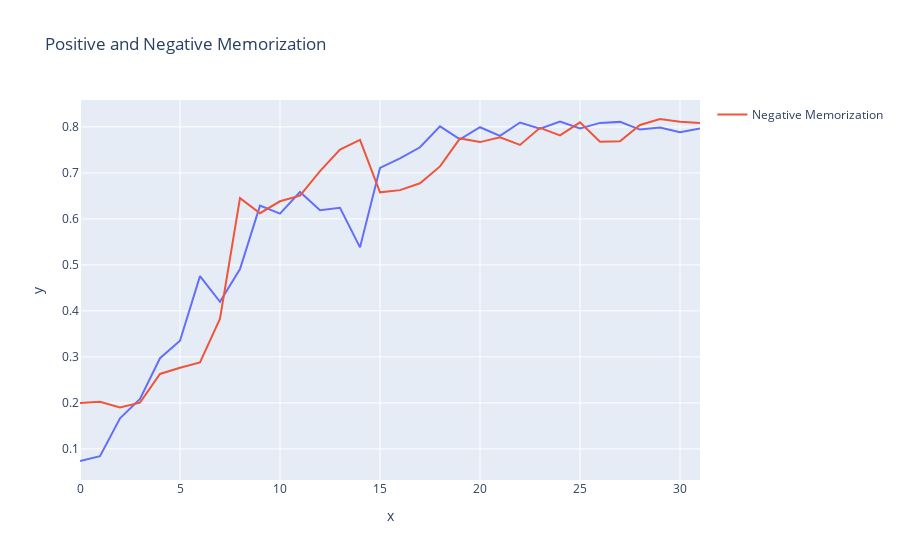

Notebook cell for this chart:
### Code cell
import plotly.express as px

fig = px.line(y=pos_levs, title="Positive and Negative Memorization")
fig.add_scatter(y=neg_levs, name="Negative Memorization")
fig.show()

### Figure 1 — Plotly figure (JSON) as saved in the notebook; plotly's stock layout.template omitted (floating-point values rounded to 4 significant figures)
{"data": [{"hovertemplate": "x=%{x}<br>y=%{y}<extra></extra>", "legendgroup": "", "line": {"color": "#636efa", "dash": "solid"}, "marker": {"symbol": "circle"}, "mode": "lines", "name": "", "orientation": "v", "showlegend": false, "type": "scatter", "x": [0, 1, 2, 3, 4, 5, 6, 7, 8, 9, 10, 11, 12, 13, 14, 15, 16, 17, 18, 19, 20, 21, 22, 23, 24, 25, 26, 27, 28, 29, 30, 31], "xaxis": "x", "y": [0.07372, 0.08435, 0.1663, 0.2086, 0.2971, 0.3351, 0.4757, 0.4198, 0.4908, 0.6288, 0.6115, 0.6584, 0.6188, 0.6241, 0.5381, 0.7108, 0.7315, 0.7557, 0.8012, 0.7728, 0.7992, 0.7804, 0.8095, 0.796, 0.8115, 0.7968, 0.8087, 0.8109, 0.7941, 0.7985, 0.7881, 0.7966], "yaxis": "y"}, {"name": "Negative Memorization", "type": "scatter", "y": [0.2, 0.2026, 0.1903, 0.2005, 0.2629, 0.2765, 0.2881, 0.3829, 0.6451, 0.6124, 0.6383, 0.6506, 0.7038, 0.7509, 0.7718, 0.6577, 0.6625, 0.6774, 0.7141, 0.7749, 0.7669, 0.7775, 0.7608, 0.7979, 0.7815, 0.8098, 0.7679, 0.7687, 0.8041, 0.8171, 0.8113, 0.8086]}], "layout": {"legend": {"tracegroupgap": 0}, "title": {"text": "Positive and Negative Memorization"}, "xaxis": {"anchor": "y", "domain": [0, 1], "title": {"text": "x"}}, "yaxis": {"anchor": "x", "domain": [0, 1], "title": {"text": "y"}}}}
